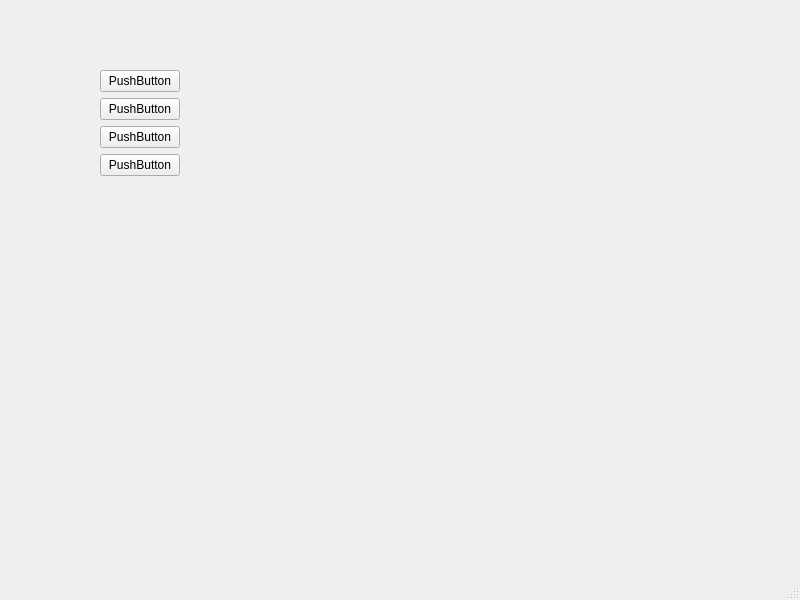
<?xml version="1.0" encoding="UTF-8"?>
<ui version="4.0">
 <class>MainWindow</class>
 <widget class="QMainWindow" name="MainWindow">
  <property name="geometry">
   <rect>
    <x>0</x>
    <y>0</y>
    <width>800</width>
    <height>600</height>
   </rect>
  </property>
  <property name="windowTitle">
   <string>MainWindow</string>
  </property>
  <widget class="QWidget" name="centralwidget">
   <widget class="QWidget" name="formLayoutWidget">
    <property name="geometry">
     <rect>
      <x>100</x>
      <y>70</y>
      <width>201</width>
      <height>191</height>
     </rect>
    </property>
    <layout class="QFormLayout" name="formLayout">
     <item row="0" column="0">
      <widget class="QPushButton" name="pushButton">
       <property name="text">
        <string>PushButton</string>
       </property>
      </widget>
     </item>
     <item row="1" column="0">
      <widget class="QPushButton" name="pushButton_2">
       <property name="text">
        <string>PushButton</string>
       </property>
      </widget>
     </item>
     <item row="2" column="0">
      <widget class="QPushButton" name="pushButton_3">
       <property name="text">
        <string>PushButton</string>
       </property>
      </widget>
     </item>
     <item row="3" column="0">
      <widget class="QPushButton" name="pushButton_4">
       <property name="text">
        <string>PushButton</string>
       </property>
      </widget>
     </item>
    </layout>
   </widget>
  </widget>
  <widget class="QMenuBar" name="menubar">
   <property name="geometry">
    <rect>
     <x>0</x>
     <y>0</y>
     <width>800</width>
     <height>24</height>
    </rect>
   </property>
  </widget>
  <widget class="QStatusBar" name="statusbar"/>
 </widget>
 <resources/>
 <connections/>
</ui>
